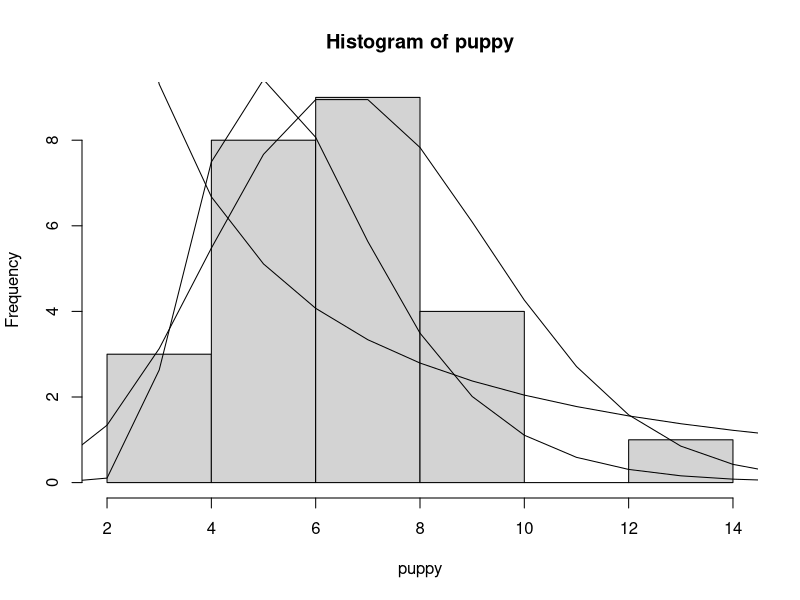

This chart was generated by the following R code:
puppy = c(8,4,6,3,5,7,8,10,5,14,7,9,8,5,8,9,5,7,6,9,8,6,6,4,8);
hist(puppy)

x = 1:20
p = 0.9564
logfunction = p^x / (x*log(1/(1 - p))) * 100;
lines(logfunction)

pois = 7^x*exp(-7) / (factorial(x)* (1-exp(-7))) * 60
lines(pois)
l = 60.6936
mu = 7
inv = (l/(2*pi*x^3)) * exp(-l*(x - mu)^2 / (2*mu^2*x)) * 200;
lines(inv)